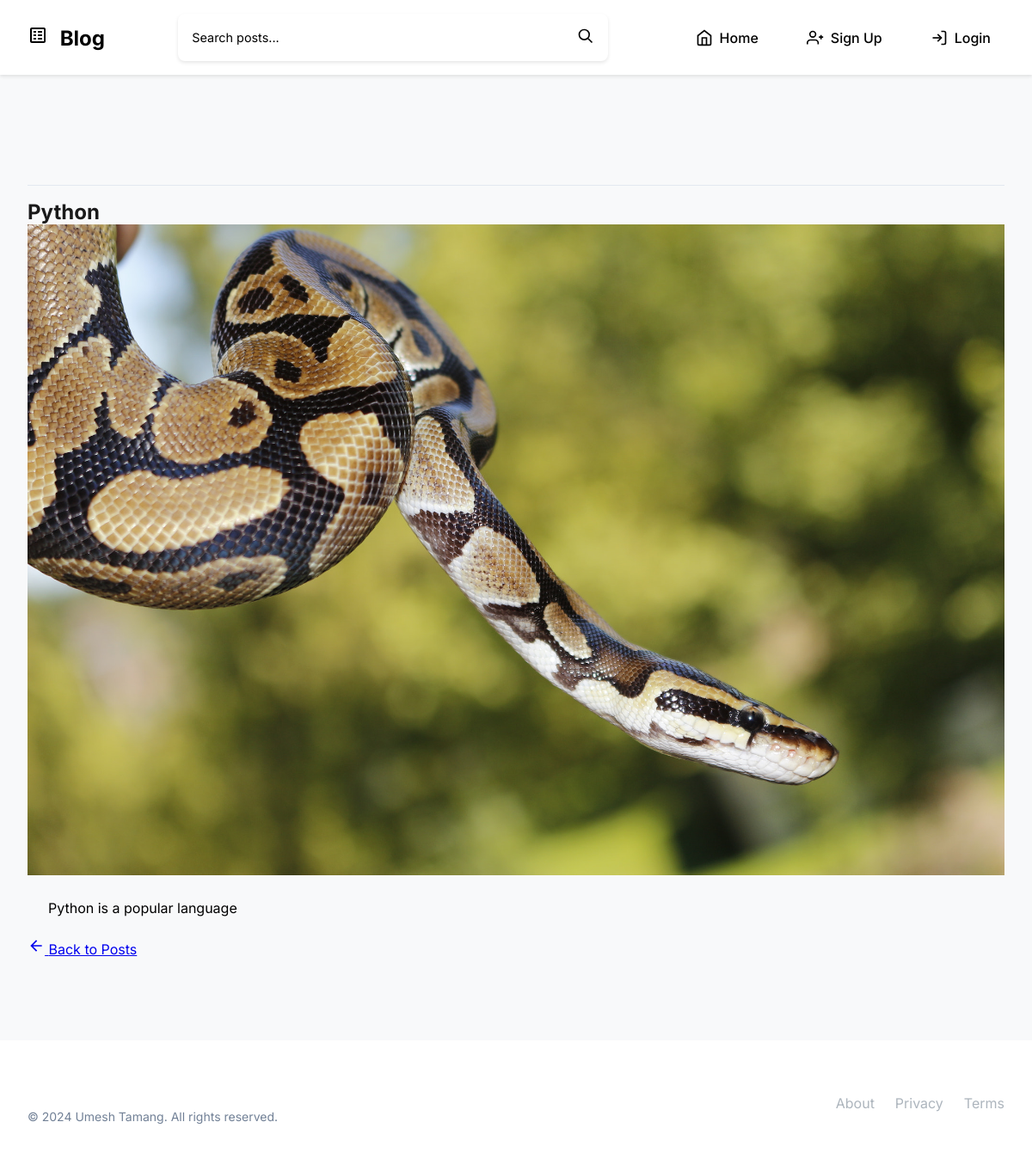
/post/1, run on the app's committed database.
### posts/models.py (models this page shows, shortened)
class Post(models.Model):
    title=models.CharField(max_length=225)
    content=models.TextField()
    author=models.CharField(max_length=255)
    thumbnail=models.ImageField(upload_to='thumbnails',default='default.png')
    date_created=models.DateTimeField(auto_now_add=True)

### posts/views.py (the view)
# urls.py: path('post/<int:post_id>',views.post_detail,name='post_detail'),
def post_detail(request,post_id):
    post=Post.objects.get(pk=post_id)
    context={'post':
             post}
    return render(request,'post_detail.html',context)

### posts/templates/post_detail.html (shortened to what this page needs)
{% extends 'base.html' %}
{% block content %}
<article class="post-detail">
    <div class="post-header">
        <div class="post-meta">
        </div>
        <h1 class="post-title">{{ post.title }}</h1>
    </div>
    {% if post.thumbnail %}
    <div class="post-image-container">
        <img src="{{ post.thumbnail.url }}" alt="{{ post.title }}" class="post-image">
    </div>
    {% endif %}
    <div class="post-content">
        {{ post.content|linebreaks }}
    </div>
    <div class="post-actions">
        <a href="{% url 'posts:posts_home' %}" class="action-button back-button">
            <svg class="button-icon" viewBox="0 0 24 24" width="20" height="20">
                <path d="M20 11H7.83l5.59-5.59L12 4l-8 8 8 8 1.41-1.41L7.83 13H20v-2z"/>
            </svg>
            Back to Posts
        </a>
    </div>
</article>
{% endblock content %}

### posts/static/css/main.css (style rules this page uses)
* { margin: 0; padding: 0; box-sizing: border-box; font-family: "Inter", sans-serif; }
body { min-height: 100vh; display: flex; flex-direction: column; background-color: #f8f9fa; }
.button-icon { fill: currentColor; }
.post-image { width: 100%; height: 100%; object-fit: cover; transition: transform 0.3s; }
.post-content { padding: 1.5rem; }
.post-title { text-decoration: none; color: #1a1a1a; }
.post-meta { display: flex; justify-content: space-between; align-items: center; margin-top: 1rem; padding-top: 1rem; border-top: 1px solid #e2e8f0; }

### data on the page
Post: title "Python", thumbnail (picture), content "Python is a popular language"
